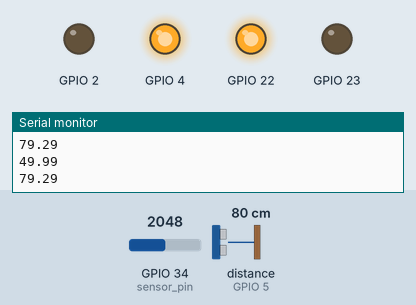
Recording of a sketch running on a simulated ESP32. On the bench: output pins drawn as LEDs (lit = HIGH), the last lines printed to the serial monitor. Wiring (inferred from the names in the program): ultrasonic range finder: trigger GPIO 18; echo GPIO 5. The inputs (shaded band) are chosen by the test bench; at power-on: distance to the obstacle (sensor on GPIO 5) 80 cm, GPIO 34 (sensor_pin) = 2048. The echo pulse lasts 58.3 µs per cm; WiFi joins after 1.5 s; servers stay silent unless stated; pins used as bus, display or sensor lines are not drawn.

Above: at 3.2 s.
3.3 s: distance to the obstacle (sensor on GPIO 5) set to 96 cm
5.2 s: distance to the obstacle (sensor on GPIO 5) set to 103 cm
At 6.9 s:
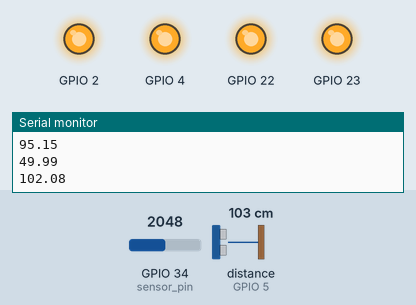
7.5 s: GPIO 34 (sensor_pin) set to 1684
9.2 s: GPIO 34 (sensor_pin) set to 1609
At 11.0 s:
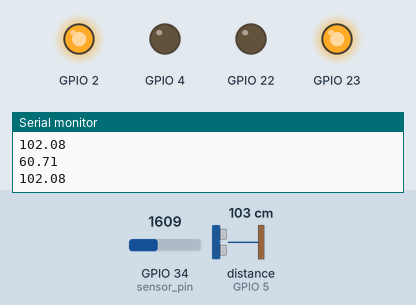
11.5 s: GPIO 34 (sensor_pin) set to 2047
At 13.0 s:
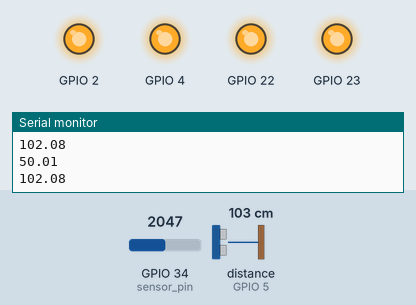
13.5 s: GPIO 34 (sensor_pin) set to 1228
At 15.1 s:
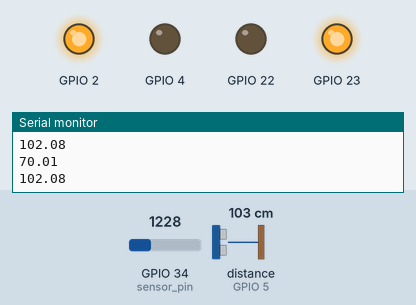
Timing chart, 0 to 16.5 s (numbered marks = the images above; inputs shaded):
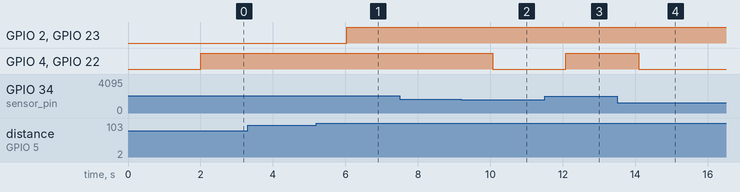

The sketch:

pr_02.ino
```cpp
#include <WiFi.h>
#include <WiFiUdp.h>
#define SOUND_SPEED 0.034

float moisture,sensor_analog;
const int sensor_pin = 34;
const int trigPin = 18;
const int echoPin = 5;

const char* ssid = "P1";
const char* password = "11012002";
const char* udpAddress = "192.168.137.1";
const int udpPort = 1605;

WiFiUDP udp;
long duration;
float distanceCm;
float mb,mt;

void setup() {
  Serial.begin(115200);
  pinMode(trigPin, OUTPUT); // Sets the trigPin as an Output
  pinMode(echoPin, INPUT);
  pinMode(22,OUTPUT);digitalWrite(22, LOW);
  pinMode(23,OUTPUT);digitalWrite(23, LOW);
  pinMode(2,OUTPUT);digitalWrite(2, LOW);
  pinMode(4,OUTPUT);digitalWrite(4, LOW) ;

  WiFi.begin(ssid, password);
  while (WiFi.status() != WL_CONNECTED) {
    delay(1000);
    Serial.println("Connecting to WiFi...");
  }
  Serial.println("Connected to WiFi");
  udp.begin(udpPort);
}

void loop() {
    sensor_analog = analogRead(sensor_pin);
  moisture = ( 100 - ( (sensor_analog/4095.00) * 100 ) );
    digitalWrite(trigPin, LOW);
  delayMicroseconds(2);
  // Sets the trigPin on HIGH state for 10 micro seconds
  digitalWrite(trigPin, HIGH);
  delayMicroseconds(10);
  digitalWrite(trigPin, LOW);

  // Reads the echoPin, returns the sound wave travel time in microseconds
  duration = pulseIn(echoPin, HIGH);

  // Calculate the distance
  distanceCm = duration * SOUND_SPEED/2;


  // gửi dữ liệu qua UDP
  if(moisture<=60){
    digitalWrite(22, HIGH);
    digitalWrite(4, HIGH);//may bom on
    mt=1;
    }else{
      digitalWrite(22, LOW);
      digitalWrite(4, LOW);//may bom off
      mt=0;
      }
  if(distanceCm>=100){
    digitalWrite(23, HIGH);
    digitalWrite(2, HIGH);//may tuoi cay on
    mb=1;
    }else{
      digitalWrite(23, LOW);
      digitalWrite(2, LOW);//may tuoi cay off
      mb=0;
      }
  Serial.println(moisture);
  Serial.println(distanceCm);
  char buffer[256];
  sprintf(buffer, "%.1f,%.1f,%.1f,%.1f",moisture, distanceCm,mb,mt);
  udp.beginPacket(udpAddress, udpPort);
  udp.print(buffer);
  udp.endPacket();

  delay(1000);

}
```

Measured:
- the behaviour switches between 100 and 101 cm on distance to the obstacle (sensor on GPIO 5) (found by bisection; images 0 and 1)
- the behaviour switches between 1638 and 1637 on GPIO 34 (sensor_pin) (found by bisection; images 1 and 2)
- after the input at 5.2 s, GPIO 2, GPIO 23: LOW → HIGH after 0.83 s
- after the input at 9.2 s, GPIO 4, GPIO 22: HIGH → LOW after 0.86 s
- after the input at 11.5 s, GPIO 4, GPIO 22: LOW → HIGH after 0.58 s
- after the input at 13.5 s, GPIO 4, GPIO 22: HIGH → LOW after 0.59 s
